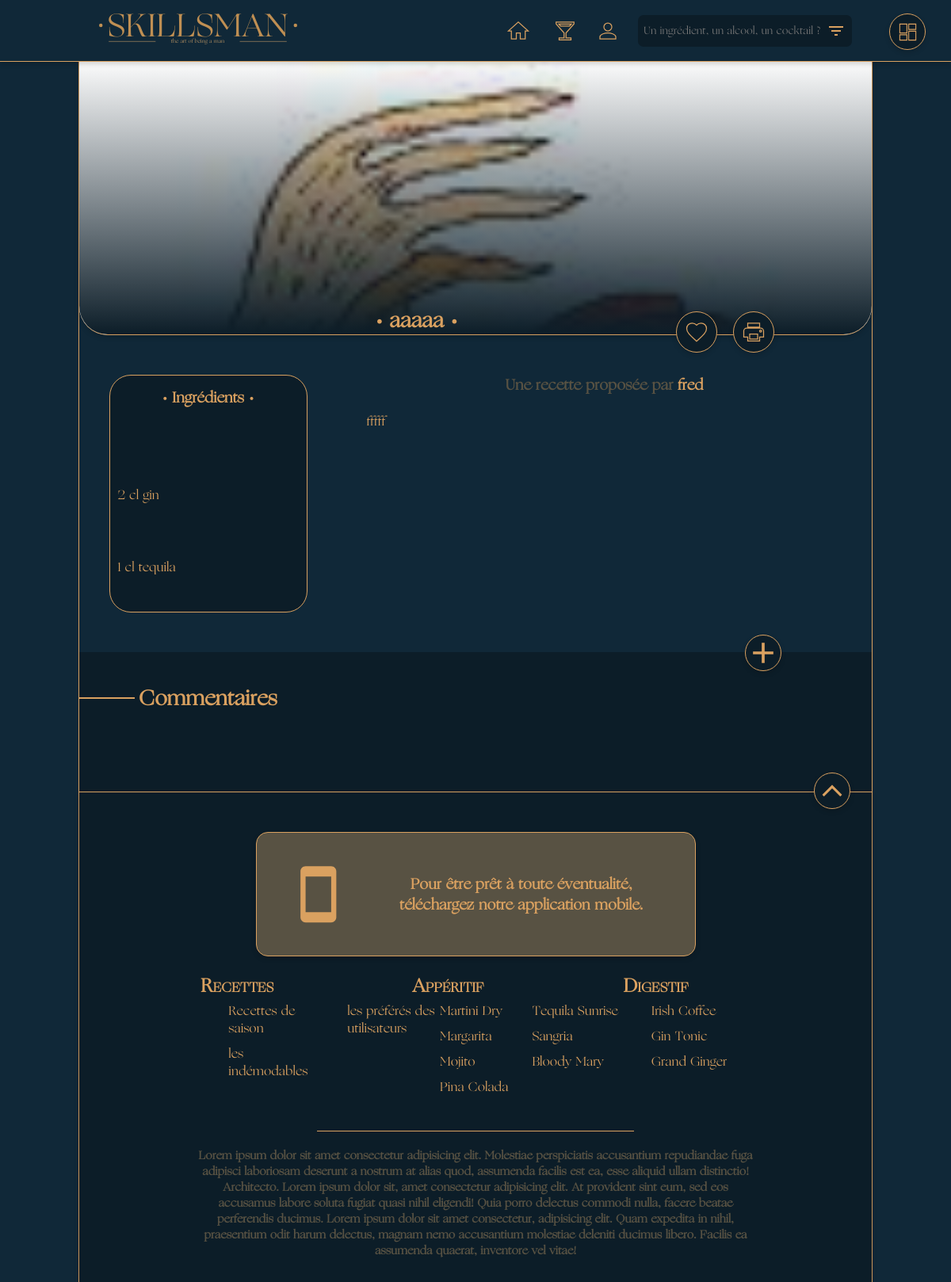
Page /?action=getcocktail&id=456 on the earlier database version.
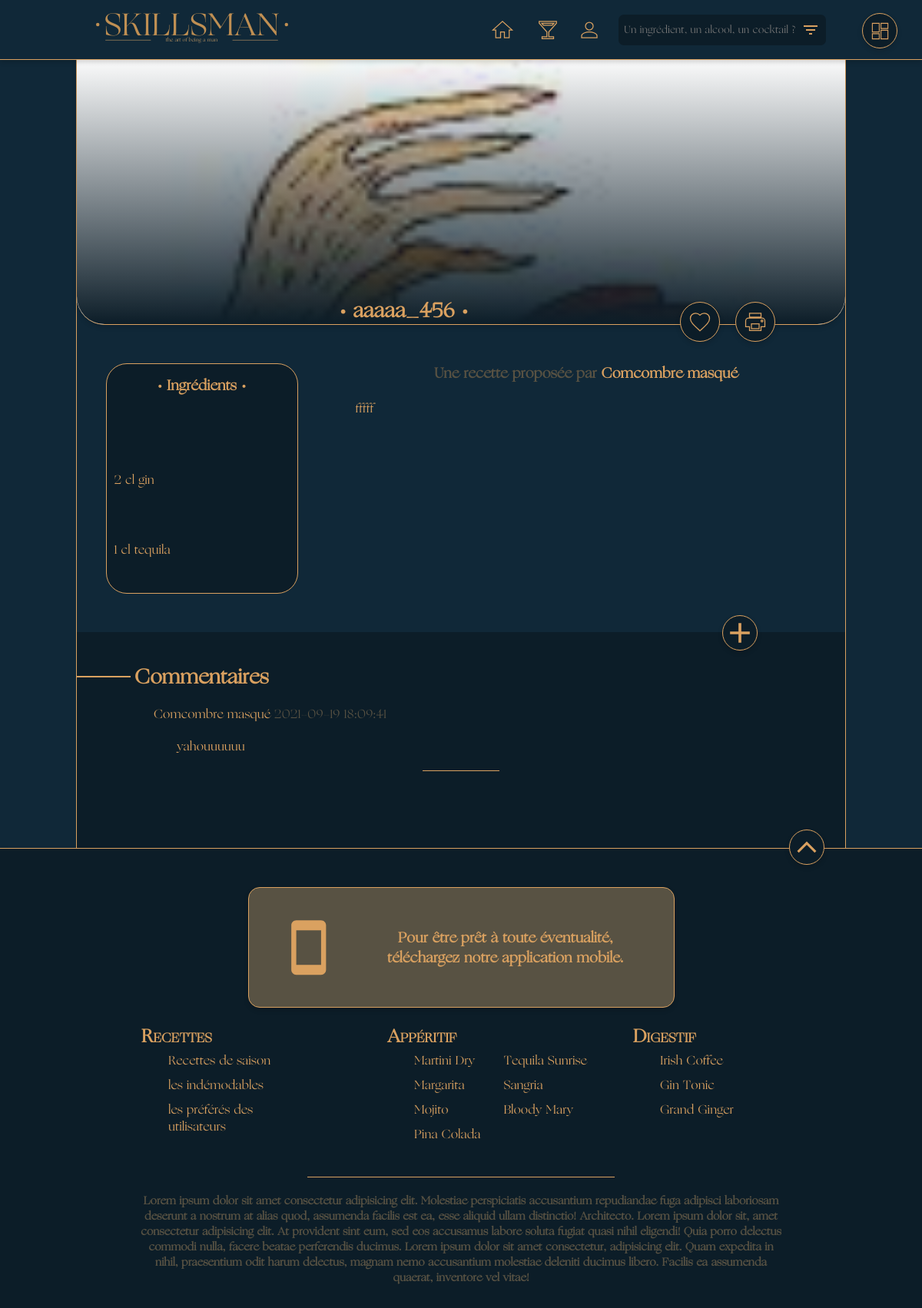
Same page on the later database version.
### tables this page shows
CREATE TABLE IF NOT EXISTS `images` (
  `Img_Id` int NOT NULL AUTO_INCREMENT,
  `Img_Nom` varchar(100) NOT NULL,
  `Img_Adresse` varchar(100) NOT NULL,
  `Coc_Id` int DEFAULT NULL,
  `Uti_Id` int DEFAULT NULL,
  PRIMARY KEY (`Img_Id`),
  KEY `Images_Cocktail_AK` (`Coc_Id`) USING BTREE,
  KEY `Images_Utilisateurs0_AK` (`Uti_Id`) USING BTREE
);

CREATE TABLE IF NOT EXISTS `cocktail` (
  `Coc_Id` int NOT NULL AUTO_INCREMENT,
  `Coc_Nom` varchar(100) NOT NULL,
  `Coc_Recette` text NOT NULL,
  `Coc_DateCreation` timestamp NOT NULL DEFAULT CURRENT_TIMESTAMP,
  `Uti_Id` int NOT NULL,
  `Coc_Etat` varchar(10) NOT NULL,
  PRIMARY KEY (`Coc_Id`),
  KEY `Cocktail_Utilisateurs_FK` (`Uti_Id`)
);

CREATE TABLE IF NOT EXISTS `compositioncocktail` (
  `Ing_Id` int NOT NULL,
  `Coc_Id` int NOT NULL,
  `comp_Quantite` float DEFAULT NULL,
  `comp_Unite` varchar(100) DEFAULT NULL,
  PRIMARY KEY (`Ing_Id`,`Coc_Id`),
  KEY `CompositionCocktail_Cocktail0_FK` (`Coc_Id`)
);

CREATE TABLE IF NOT EXISTS `ingredients` (
  `Ing_Id` int NOT NULL AUTO_INCREMENT,
  `Ing_Nom` varchar(100) NOT NULL,
  `Ing_Categorie` varchar(50) NOT NULL,
  PRIMARY KEY (`Ing_Id`)
);

CREATE TABLE IF NOT EXISTS `utilisateurs` (
  `Uti_Id` int NOT NULL AUTO_INCREMENT,
  `Uti_Pseudo` varchar(50) NOT NULL,
  `Uti_Login` varchar(50) NOT NULL,
  `Uti_Mdp` varchar(255) NOT NULL,
  `Uti_Droit` varchar(50) NOT NULL,
  `Uti_DateInscription` timestamp NOT NULL DEFAULT CURRENT_TIMESTAMP,
  PRIMARY KEY (`Uti_Id`)
);

CREATE TABLE IF NOT EXISTS `commentaires` (
  `Com_Id` int NOT NULL AUTO_INCREMENT,
  `Com_Contenu` text NOT NULL,
  `Com_dateCreation` timestamp NOT NULL DEFAULT CURRENT_TIMESTAMP,
  `Coc_Id` int NOT NULL,
  `Uti_Id` int NOT NULL,
  PRIMARY KEY (`Com_Id`),
  KEY `Commentaires_Cocktail_FK` (`Coc_Id`),
  KEY `Commentaires_Utilisateurs0_FK` (`Uti_Id`)
);

### models/Cocktail.php (called while the page is built, shortened)
<?PHP
function getCocktailByIdCoc($cocId){
    $db = dbConnect();
    $sth = $db -> prepare(" SELECT * from cocktail co inner join utilisateurs  uti on co.Uti_Id = uti.Uti_Id where Coc_Id = :Coc_Id");
    if($sth -> execute (
        [
            ':Coc_Id' => $cocId
        ]
    )
    ){$ups = $sth->fetch();
        return $ups;
    }
    else{
        echo "pas ok";
    }
}
function getIngByIdcoc($cocId){
    $db = dbConnect();
    $sth = $db -> prepare("SELECT * FROM compositioncocktail cc inner join ingredients ing on cc.Ing_Id = ing.Ing_Id where Coc_Id = :Coc_Id");
    if($sth -> execute (        [
        ':Coc_Id' => $cocId
    ])){
        $ups = $sth->fetchAll();
        return $ups;
    }
    else{
        throw new Exception('pb');
    }
}
function getimgCocByIdCoc($cocid){
    $db = dbConnect();
    $sth = $db -> prepare("SELECT * from images where Coc_Id = :Coc_Id");
    if($sth -> execute (
        [
            ':Coc_Id' => $cocid
        ]
    )
    ){
        $ups = $sth->fetchAll();
        return $ups;
    }
    else{
        echo " pb";
    }
}
function getCommentbyIdCoc($cocId){
    $db = dbConnect();
    $sth = $db -> prepare("SELECT * from commentaires com inner join utilisateurs uti on com.Uti_Id = uti.Uti_Id where Coc_Id = :Coc_Id order by Com_dateCreation desc");
    if($sth -> execute (
        [
            ':Coc_Id' => $cocId
        ]
    )
    ){
        $ups = $sth->fetchAll();
        return $ups;
    }
    else{
        echo " pb";
    }
}

### controller/cocktailController.php (called while the page is built, shortened)
<?php
require('models/Cocktail.php');
function getCocktail(){
  $coc = getCocktailByIdCoc($_GET['id']);
  $ing = getIngByIdcoc($_GET['id']);
  $img = getimgCocByIdCoc($_GET['id']);
  $com = getCommentbyIdCoc($_GET['id']);
  require('./views/cocktailView.php');
}

### views/cocktailView.php (the view, shortened to what this page needs)
<!DOCTYPE html>
<html lang="en">
<head>
    <link rel="stylesheet" href="./public/myGlobalStyle.css">
</head>
<body>
<?php require('./components/menu.php'); ?>
	<div class="container">
		<div class="myCover" style="background-image:url('<?php if(!empty($img[0][2])){ echo $img[0][2]. '/' .$img[0][1];} ?>')">
			<div class="gradient">
				<h2>• <?= $coc['Coc_Nom'] ?> •</h2>
                <label name="favorite" class="iconCover">
                    <div class="favorite-checkbox">
                        <svg id="favorite" xmlns="http://www.w3.org/2000/svg" height="24px" viewBox="0 0 24 24" width="24px" fill="#000000"><path d="M12 21.35l-1.45-1.32C5.4 15.36 2 12.28 2 8.5 2 5.42 4.42 3 7.5 3c1.74 0 3.41.81 4.5 2.09C13.09 3.81 14.76 3 16.5 3 19.58 3 22 5.42 22 8.5c0 3.78-3.4 6.86-8.55 11.54L12 21.35z"/></svg>
                    </div>
                </label>
				<div class="iconCover print" style="margin-left:20px;" height="15%" width="15%">
                    <svg id="print" xmlns="http://www.w3.org/2000/svg" height="24px" viewBox="0 0 24 24" width="24px" fill="#000000"><path d="M19 8H5c-1.66 0-3 1.34-3 3v6h4v4h12v-4h4v-6c0-1.66-1.34-3-3-3zm-3 11H8v-5h8v5zm3-7c-.55 0-1-.45-1-1s.45-1 1-1 1 .45 1 1-.45 1-1 1zm-1-9H6v4h12V3z"/></svg>
				</div>
			</div>
		</div>
        <div id="thoseIngredients" class="thoseIngredients">
            <h3>• Ingrédients •</h3>
            <?php
                foreach ($ing as $composition){
                echo '<span>'
                            .$composition['comp_Quantite'].'
                            '.$composition['comp_Unite'].'
                            '.$composition['Ing_Nom'].
                        '</span>';
                }
            ?>
        </div>
        <div class="thoseSteps">
            <h3 class="unvariable">Une recette proposée par <span class="author"><?= $coc[7] ?> </span></h3> <br>
            <p><?= $coc[2] ?></p><br>
        </div>
        <div class="thoseComments" >
            <button class="addInput" id="addInput" type="button" onclick="addRow()" value="ajouter">
                <svg class="iconCircle" id="addItem" xmlns="http://www.w3.org/2000/svg" enable-background="new 0 0 24 24" height="30px" viewBox="0 0 24 24" width="30px" fill="#000000"><g>
                <rect fill="none" height="24" width="24"/></g><g><g><path d="M19,13h-6v6h-2v-6H5v-2h6V5h2v6h6V13z"/></g></g></svg>
            </button>
            <div id="newSection" class="newSection">
                <div class="sectionTitle"></div>
                <h2>Commentaires</h2>
            </div>
            <?php
            if(!empty($com)){
                foreach($com as $comment){
                    echo '
                    <div id="comments" class="comments">
                        <div class="author" >' . $comment[6] .' <span class="unvariable">' . $comment[2] .'</span></div>
                        <div class="thisComments">
                        ' . $comment[1] .'
                        </div>
                    </div>
                    <div class="splitComments"></div> ';
                }
            }else{
                echo '
                <div id="comments" class="comments"> ';
            }
            ?>
        </div>
    </div>
<?php
    include('./components/footer.php');
?>
</body>
</html>

### index.php (shortened to what this page needs)
<?php
require'controller/cocktailController.php';
try {
    if (isset($_GET['action'])) {
        if ($_GET['action'] == 'connexion') {
            if (isset($_POST['Uti_Login']) && !empty($_POST['Uti_Login'])
            && isset($_POST['Uti_Mdp']) && !empty($_POST['Uti_Mdp'])) {
                connectUser
                    (
                        $_POST['Uti_Login'],
                        $_POST['Uti_Mdp']
                    );
            }
            else {
                throw new Exception('Aucun identifiant envoyé Sale CON');
            }
                }
        elseif($_GET['action'] == 'backhome'){
            listCocktailsAccueil();
        }
        elseif($_GET['action'] == 'getMyProfil'){
            getUserProfil(isset($_POST[$_SESSION['Uti_Id']]));
        }
        elseif($_GET['action'] == 'getcocktail'){
            if (isset($_GET['id']) && $_GET['id'] > 0) {
                getCocktail();
            }
            else {
                throw new Exception('Aucun identifiant de cocktail envoyé');
            }
        }
    }
    else {
        listCocktailsAccueil();
    }
}
catch(Exception $e) {
    echo 'Erreur : ' . $e->getMessage();
}

### components/menu.php (shortened to what this page needs)
<!DOCTYPE html>
<html lang="fr">
<head>
    <link rel="stylesheet" href="./public/myGlobalStyle.css">
</head>
<body>
    <div class="navbar">
        <a href="?action=backhome">
            <div class="myLogo"><?php require('./public/icons/SVG/logo_typo.svg'); ?></div>
        </a>
                <a href="" class="iconCircle" style="position: absolute; top:-3px; right:1%">
                    <svg id="dashboard" xmlns="http://www.w3.org/2000/svg" viewBox="0 0 24 24" fill="#000000"><path d="M3 13h8V3H3v10zm0 8h8v-6H3v6zm10 0h8V11h-8v10zm0-18v6h8V3h-8z"/>
                    </svg>
                </a>
        <div class="userAction">
            <div class="nav">
                <a href="?action=backhome">
                    <svg id="home" xmlns="http://www.w3.org/2000/svg" height="24px" viewBox="0 0 24 24" width="24px" fill="#000000"><path d="M10 20v-6h4v6h5v-8h3L12 3 2 12h3v8z"/>
                    </svg>
                </a>
                <svg id="listCocktail" xmlns="http://www.w3.org/2000/svg" height="24px" viewBox="0 0 24 24" width="24px" fill="#000000"><path d="M21 5V3H3v2l8 9v5H6v2h12v-2h-5v-5l8-9zM7.43 7L5.66 5h12.69l-1.78 2H7.43z"/></svg>
                <?php
                if($_SESSION){
                    echo '
                    <a href="?action=getMyProfil&id='.$_SESSION['Uti_Id'].'">
                        <svg id="connexion" xmlns="http://www.w3.org/2000/svg" height="24px" viewBox="0 0 24 24" width="24px" fill="#000000"><path d="M12 12c2.21 0 4-1.79 4-4s-1.79-4-4-4-4 1.79-4 4 1.79 4 4 4zm0 2c-2.67 0-8 1.34-8 4v2h16v-2c0-2.66-5.33-4-8-4z"/></svg>
                    </a>
                    <a href="?action=createCocktail">
                        <svg class="iconCircle addInput addCocktail" class="" id="addCocktail" xmlns="http://www.w3.org/2000/svg" enable-background="new 0 0 24 24" height="30px" viewBox="0 0 24 24" width="30px" fill="#000000"><g><g><path d="M19,13h-6v6h-2v-6H5v-2h6V5h2v6h6V13z"/></g></g></svg>
                    </a>' ;
                } else {
                        echo '<a type="button" aria-haspopup="dialog" aria-controls="dialog" style="height:30px; width:24px; background-color:transparent; box-shadow: 0px 0px 0px transparent">
                            <svg id="connexion" xmlns="http://www.w3.org/2000/svg" height="24px" viewBox="0 0 24 24" width="24px" fill="#000000"><path d="M12 12c2.21 0 4-1.79 4-4s-1.79-4-4-4-4 1.79-4 4 1.79 4 4 4zm0 2c-2.67 0-8 1.34-8 4v2h16v-2c0-2.66-5.33-4-8-4z"/>
                            </svg>
                        </a> ';
                        require('modalsign.php');
                    } ?>
            </div>
                <form class="search" action="?action=lycos" method="post">
                    <input type="text" name ="search" class="searchTerm" placeholder="Un ingrédient, un alcool, un cocktail ? ">
                    <a ><button type="submit" class="searchButton" >
                        <svg id="filter"  class="Icon Icon-lens" xmlns="http://www.w3.org/2000/svg" height="24px" viewBox="0 0 24 24" width="24px" fill="#000000"><path d="M0 0h24v24H0z" fill="none"/><path d="M10 18h4v-2h-4v2zM3 6v2h18V6H3zm3 7h12v-2H6v2z"/></svg>
                    </button></a>
                </form>
        </div>
    </div>

### components/modalsign.php (shortened to what this page needs)
<link rel="stylesheet" href="../public/myGlobalStyle.css">

### components/footer.php
    <footer class="footer">
        <a href=""><div class="buttonScroll iconCircle">
            <svg id="goTop" xmlns="http://www.w3.org/2000/svg" enable-background="new 0 0 24 24" height="24px" viewBox="0 0 24 24" width="24px" fill="#000000"><g><polygon points="6.23,20.23 8,22 18,12 8,2 6.23,3.77 14.46,12"/></g></svg>
        </div></a>
        <a href="">
            <div class="pwa">
                <svg id="smartphone" xmlns="http://www.w3.org/2000/svg"  viewBox="0 0 24 24" fill="#000000"><path d="M17 1.01L7 1c-1.1 0-2 .9-2 2v18c0 1.1.9 2 2 2h10c1.1 0 2-.9 2-2V3c0-1.1-.9-1.99-2-1.99zM17 19H7V5h10v14z"/></svg>
                <h3>Pour être prêt à toute éventualité, téléchargez notre application mobile. </h3>
            </div>
        </a>
        <div class="navFoot">
            <div class="titleFoot">
                <h4>Recettes</h4>
                <ul>
                    <li>Recettes de saison</li>
                    <li>les indémodables</li>
                    <li>les préférés des utilisateurs</li>
                </ul>
            </div>
            <div class="titleFoot">
                <h4>Appéritif</h4>
                <ul>
                    <li>Martini Dry </li>
                    <li>Margarita </li>
                    <li>Mojito </li>
                    <li>Pina Colada </li>
                    <li>Tequila Sunrise</li>
                    <li>Sangria </li>
                    <li>Bloody Mary </li>
                </ul>
            </div>
            <div class="titleFoot">
                <h4>Digestif</h4>
                <ul>
                    <li>Irish Coffee </li>
                    <li>Gin Tonic </li>
                    <li>Grand Ginger </li>
                </ul>
            </div>
        </div>
        <div class="splitFooter"></div>
        <div class="copyright unvariable">
            <h4>Lorem ipsum dolor sit amet consectetur adipisicing elit. Molestiae perspiciatis accusantium repudiandae fuga adipisci laboriosam deserunt a nostrum at alias quod, assumenda facilis est ea, esse aliquid ullam distinctio! Architecto. Lorem ipsum dolor sit, amet consectetur adipisicing elit. At provident sint eum, sed eos accusamus labore soluta fugiat quasi nihil eligendi! Quia porro delectus commodi nulla, facere beatae perferendis ducimus. Lorem ipsum dolor sit amet consectetur, adipisicing elit. Quam expedita in nihil, praesentium odit harum delectus, magnam nemo accusantium molestiae deleniti ducimus libero. Facilis ea assumenda quaerat, inventore vel vitae!</h4>
        </div>
</footer>
</body>
</html>

### components/menu.php (style rules this page uses)
.cls-1 { font-size:72px; }
.cls-1,.cls-2 { fill:#bf8f53; }
.cls-1,.cls-3 { font-family:Ogg-Roman, Ogg; }
.cls-3 { font-size:12px; }
.cls-3,.cls-4 { fill:#ca9e67; }

Differences in the rows shown:
changed cocktail "fffff": Coc_Nom "aaaaa" → "aaaaa_456"; Uti_Id.Uti_Pseudo "fred" → "Comcombre masqué"
added commentaires: Uti_Id.Uti_Pseudo "Comcombre masqué", Com_dateCreation "2021-09-19 18:09:41", Com_Contenu "yahouuuuuu"
